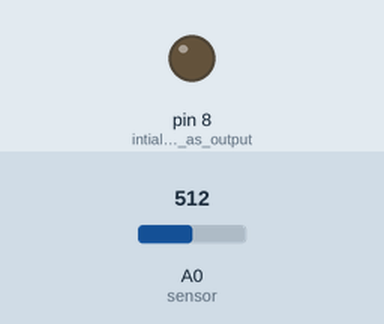
The sketch below on a simulated Arduino Uno, built with avr-gcc and run on an emulated ATmega328P. On the bench: output pins drawn as LEDs (lit = HIGH). The inputs (shaded band) are chosen by the test bench; at power-on: A0 (sensor) = 512.

Above: at 1.2 s.
1.3 s: A0 (sensor) set to 525
At 2.5 s:
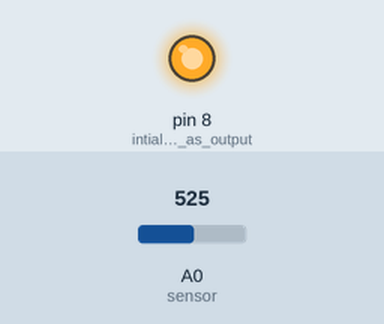
2.8 s: A0 (sensor) set to 511
At 3.7 s:
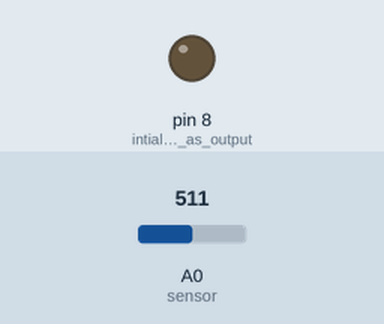
4.3 s: A0 (sensor) set to 716
At 4.8 s:
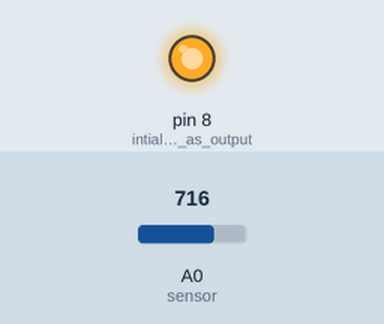
Timing chart, 0 to 7.3 s (numbered marks = the images above; inputs shaded):
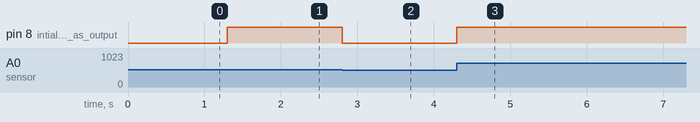

Measured:
- the behaviour switches between 512 and 513 on A0 (sensor) (found by bisection; images 0 and 1)
- after the input at 1.3 s, pin 8 (intialize_pin_as_output): LOW → HIGH at once
- after the input at 2.8 s, pin 8 (intialize_pin_as_output): HIGH → LOW at once
- after the input at 4.3 s, pin 8 (intialize_pin_as_output): LOW → HIGH at once

The sketch:

ACT19.ino
```cpp
void setup()
{
  pinMode(8,OUTPUT); //intialize pin as output
}

void loop()
{
  int sensorValue = analogRead(A0); //Read sensor output value at A0

  if(sensorValue <= 512)
    digitalWrite(8,LOW); //LED OFF
  else
    digitalWrite(8,HIGH); //LED ON
}
```
